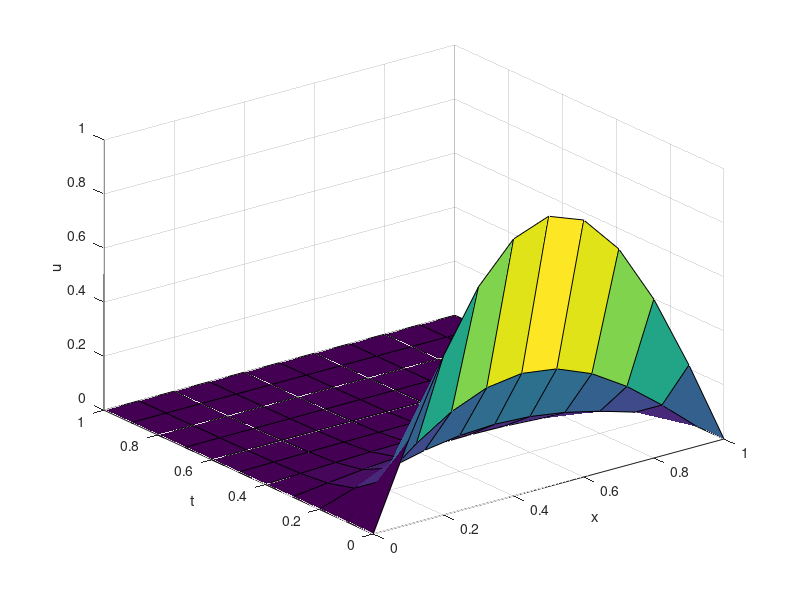

The MATLAB script that drew this image:
% diff_explicit.m
% AUTHOR: Dwight Townsend, 7/6/2011
%
% This is a script to solve a partial differential equation using the
% explicit method.
%
% INPUTS: n - the number of meshpoints to compute
%         k - the step size of the t variable
%         M - the number of steps in t to be computed is M

clear all;
close all;

n = 9;
k = 0.005125;
M = 200;

% Initialize
h = 1/(n+1);
s = k/h^2;
i = 0:n+1;
t = 0;

g = @(x) sin(pi*x);
a = @(t) 0;
b = @(t) 0;

% Get our mesh



% Algorithm Start

for j=1:n+2             % Obtain the initial distribution
    w(j) = g(h*i(j));
end

soln = [];
for j = 1:M
    v(1) = a(j*k);
    v(n+2) = b(j*k);
    for k = 1:n
        v(k+1) = s*w(k) + (1-2*s)*w(k+1) + s*w(k+2);
    end
    t(j) = j*k;
    soln = [soln; v];
    w = v;
end

% Now how the Eff... do I plot this SOB!!!!
[I,J] = meshgrid(0:h:n+1,0:k:M);



figure()
%surf(I,J,soln)

% Exact Solution
x = 0:0.1:1;
t_e = 0:0.1:1;

figure()
[X,T] = meshgrid(x,t_e);
u = exp(-pi^2 .* T) .* sin(pi.*X);
surf(X,T,u);
xlabel('x'); ylabel('t'); zlabel('u');


